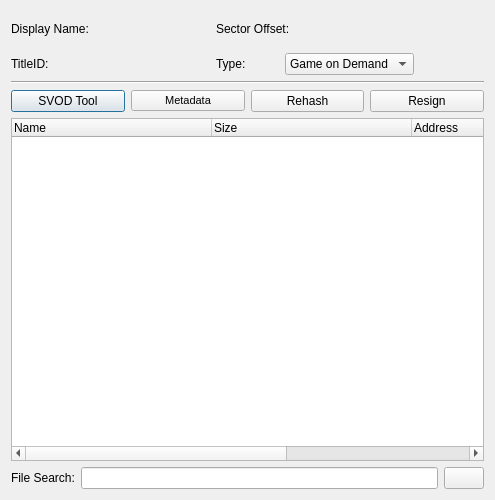
<?xml version="1.0" encoding="UTF-8"?>
<ui version="4.0">
 <class>SvodDialog</class>
 <widget class="QDialog" name="SvodDialog">
  <property name="geometry">
   <rect>
    <x>0</x>
    <y>0</y>
    <width>495</width>
    <height>500</height>
   </rect>
  </property>
  <property name="minimumSize">
   <size>
    <width>495</width>
    <height>500</height>
   </size>
  </property>
  <property name="windowTitle">
   <string>SVOD Viewer</string>
  </property>
  <property name="windowIcon">
   <iconset resource="Resources.qrc">
    <normaloff>:/Images/Leaner24.png</normaloff>:/Images/Leaner24.png</iconset>
  </property>
  <layout class="QVBoxLayout" name="verticalLayout">
   <item>
    <layout class="QGridLayout" name="gridLayout">
     <item row="0" column="0">
      <layout class="QHBoxLayout" name="horizontalLayout" stretch="4,5,0">
       <item>
        <widget class="QLabel" name="label">
         <property name="text">
          <string>Display Name:</string>
         </property>
        </widget>
       </item>
       <item>
        <widget class="QLabel" name="lblDisplayName">
         <property name="text">
          <string/>
         </property>
        </widget>
       </item>
       <item>
        <spacer name="horizontalSpacer">
         <property name="orientation">
          <enum>Qt::Horizontal</enum>
         </property>
         <property name="sizeHint" stdset="0">
          <size>
           <width>40</width>
           <height>20</height>
          </size>
         </property>
        </spacer>
       </item>
      </layout>
     </item>
     <item row="0" column="1">
      <layout class="QHBoxLayout" name="horizontalLayout_3" stretch="4,5">
       <item>
        <widget class="QLabel" name="label_4">
         <property name="text">
          <string>Sector Offset:</string>
         </property>
        </widget>
       </item>
       <item>
        <widget class="QLabel" name="lblSectorOffset">
         <property name="text">
          <string/>
         </property>
        </widget>
       </item>
      </layout>
     </item>
     <item row="0" column="2" rowspan="2">
      <widget class="QLabel" name="imgThumbnail">
       <property name="minimumSize">
        <size>
         <width>64</width>
         <height>64</height>
        </size>
       </property>
       <property name="maximumSize">
        <size>
         <width>64</width>
         <height>64</height>
        </size>
       </property>
       <property name="frameShape">
        <enum>QFrame::NoFrame</enum>
       </property>
       <property name="text">
        <string/>
       </property>
      </widget>
     </item>
     <item row="1" column="0">
      <layout class="QHBoxLayout" name="horizontalLayout_4" stretch="4,5,0">
       <item>
        <widget class="QLabel" name="label_3">
         <property name="text">
          <string>TitleID:</string>
         </property>
        </widget>
       </item>
       <item>
        <widget class="QLabel" name="lblTitleID">
         <property name="text">
          <string/>
         </property>
        </widget>
       </item>
       <item>
        <spacer name="horizontalSpacer_2">
         <property name="orientation">
          <enum>Qt::Horizontal</enum>
         </property>
         <property name="sizeHint" stdset="0">
          <size>
           <width>40</width>
           <height>20</height>
          </size>
         </property>
        </spacer>
       </item>
      </layout>
     </item>
     <item row="1" column="1">
      <layout class="QHBoxLayout" name="horizontalLayout_2" stretch="4,5">
       <item>
        <widget class="QLabel" name="label_2">
         <property name="text">
          <string>Type:</string>
         </property>
        </widget>
       </item>
       <item>
        <widget class="QComboBox" name="comboBox">
         <item>
          <property name="text">
           <string>Game on Demand</string>
          </property>
         </item>
         <item>
          <property name="text">
           <string>Installed Game</string>
          </property>
         </item>
        </widget>
       </item>
      </layout>
     </item>
    </layout>
   </item>
   <item>
    <widget class="Line" name="line">
     <property name="orientation">
      <enum>Qt::Horizontal</enum>
     </property>
    </widget>
   </item>
   <item>
    <layout class="QHBoxLayout" name="horizontalLayout_5" stretch="3,3,3,3">
     <item>
      <widget class="QPushButton" name="pushButton">
       <property name="text">
        <string>SVOD Tool</string>
       </property>
       <property name="icon">
        <iconset resource="Resources.qrc">
         <normaloff>:/Images/gear.png</normaloff>:/Images/gear.png</iconset>
       </property>
      </widget>
     </item>
     <item>
      <widget class="QPushButton" name="btnViewAll">
       <property name="font">
        <font>
         <pointsize>8</pointsize>
        </font>
       </property>
       <property name="text">
        <string>Metadata</string>
       </property>
       <property name="icon">
        <iconset resource="Resources.qrc">
         <normaloff>:/Images/Eye16.png</normaloff>:/Images/Eye16.png</iconset>
       </property>
      </widget>
     </item>
     <item>
      <widget class="QPushButton" name="pushButton_3">
       <property name="text">
        <string>Rehash</string>
       </property>
       <property name="icon">
        <iconset resource="Resources.qrc">
         <normaloff>:/Images/hash.png</normaloff>:/Images/hash.png</iconset>
       </property>
      </widget>
     </item>
     <item>
      <widget class="QPushButton" name="btnResign">
       <property name="text">
        <string>Resign</string>
       </property>
       <property name="icon">
        <iconset resource="Resources.qrc">
         <normaloff>:/Images/sign.png</normaloff>:/Images/sign.png</iconset>
       </property>
      </widget>
     </item>
    </layout>
   </item>
   <item>
    <widget class="QTreeWidget" name="treeWidget">
     <property name="alternatingRowColors">
      <bool>true</bool>
     </property>
     <property name="selectionMode">
      <enum>QAbstractItemView::ExtendedSelection</enum>
     </property>
     <property name="iconSize">
      <size>
       <width>24</width>
       <height>24</height>
      </size>
     </property>
     <property name="sortingEnabled">
      <bool>false</bool>
     </property>
     <property name="animated">
      <bool>true</bool>
     </property>
     <attribute name="headerCascadingSectionResizes">
      <bool>false</bool>
     </attribute>
     <attribute name="headerDefaultSectionSize">
      <number>200</number>
     </attribute>
     <attribute name="headerStretchLastSection">
      <bool>true</bool>
     </attribute>
     <column>
      <property name="text">
       <string>Name</string>
      </property>
     </column>
     <column>
      <property name="text">
       <string>Size</string>
      </property>
     </column>
     <column>
      <property name="text">
       <string>Address</string>
      </property>
     </column>
     <column>
      <property name="text">
       <string>File Index</string>
      </property>
     </column>
    </widget>
   </item>
   <item>
    <layout class="QHBoxLayout" name="horizontalLayout_6">
     <item>
      <widget class="QLabel" name="label_5">
       <property name="text">
        <string>File Search:</string>
       </property>
      </widget>
     </item>
     <item>
      <widget class="QLineEdit" name="txtSearch">
       <property name="styleSheet">
        <string notr="true"/>
       </property>
      </widget>
     </item>
     <item>
      <widget class="QPushButton" name="btnShowAll">
       <property name="text">
        <string/>
       </property>
       <property name="icon">
        <iconset resource="Resources.qrc">
         <normaloff>:/Images/undo.png</normaloff>:/Images/undo.png</iconset>
       </property>
       <property name="checkable">
        <bool>false</bool>
       </property>
       <property name="checked">
        <bool>false</bool>
       </property>
       <property name="autoDefault">
        <bool>true</bool>
       </property>
       <property name="default">
        <bool>false</bool>
       </property>
       <property name="flat">
        <bool>false</bool>
       </property>
      </widget>
     </item>
    </layout>
   </item>
  </layout>
 </widget>
 <resources>
  <include location="Resources.qrc"/>
 </resources>
 <connections/>
</ui>
